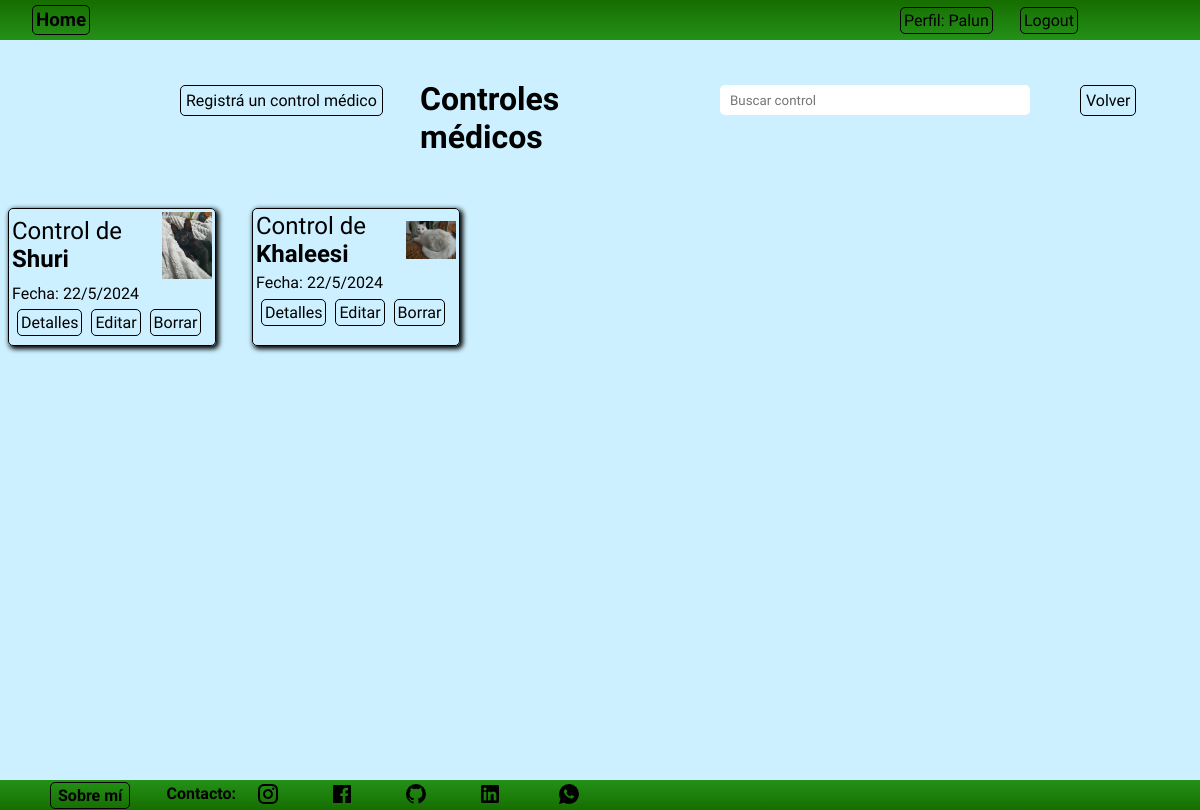
Page /perfil/perfil/control/list (signed in) on the earlier database version.
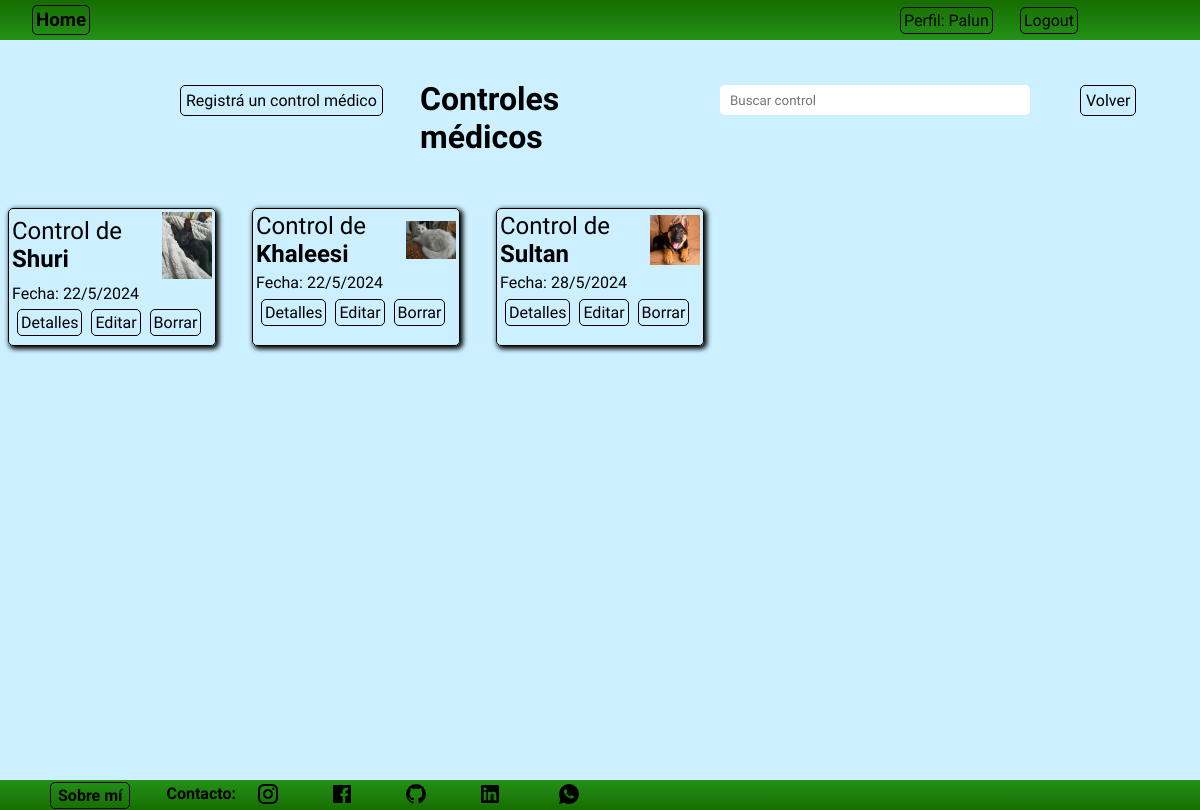
Same page on the later database version.
### perfil/models.py (models this page shows, shortened)
class Control(models.Model):
    nombre = models.ForeignKey(Mascota, on_delete=models.CASCADE)
    peso = models.FloatField(verbose_name='Peso (Kg.)', null=True, blank=True)
    vacunas = models.ManyToManyField(Vacunas)
    castrado = models.BooleanField(default=False)
    otras_intervenciones = models.CharField(max_length=100, null=True,blank=True)
    descripcion = models.TextField(null=True, blank=True, verbose_name=('Descripción'))
    fecha_control = models.DateTimeField(auto_now_add=True)
    user = models.ForeignKey(User, on_delete=models.CASCADE)
    class Meta:
        verbose_name = 'Control'
        verbose_name_plural = 'Controles'

class Mascota(models.Model):
    nombre= models.CharField(max_length=50, verbose_name='Nombre')
    fecha_nacimiento = models.DateField(verbose_name='Fecha de nacimiento')
    sexo = models.CharField(max_length=20, null=True, blank=True, verbose_name='Sexo')
    raza = models.ForeignKey(Raza, on_delete=models.SET_NULL,null=True, blank=True, verbose_name='Raza')
    color_pelo = models.CharField(max_length=100, null=True,blank=True, verbose_name='Color de pelo')
    alimento = models.CharField(max_length=100, null=True,blank=True)
    datos_importantes = models.CharField(max_length=150, null=True,blank=True)
    foto = models.ImageField(upload_to='fotos',null=True, blank=True)
    descripcion = models.TextField(null=True, blank=True, verbose_name=('Descripción'))
    user = models.ForeignKey(User, on_delete=models.CASCADE)
    def __str__(self):
        return self.nombre
    class Meta:
        verbose_name = 'Mascota'
        verbose_name_plural = 'Mascotas'

### perfil/views.py (the view)
# urls.py: path('perfil/control/list', ControlList.as_view(), name='control_list'),
class ControlList(LoginRequiredMixin, ListView):
    model = Control
    context_object_name = 'controles'
    def get_queryset(self):
        queryset = Control.objects.filter(user=self.request.user)
        busqueda = self.request.GET.get("busqueda")
        if busqueda:
            queryset = queryset.filter(
                Q(nombre__nombre__icontains=busqueda) |
                Q(peso__icontains=busqueda) |
                Q(vacunas__nombre__icontains=busqueda)
            ).distinct()
        return queryset

### perfil/templates/perfil/control_list.html (shortened to what this page needs)
{% extends 'core/base.html' %}
{% block content %}
    <nav class="navbar">
        <div class="titulo">
            <h3><a href="{% url 'core:index' %}" class="link">Home</a></h3>
        </div>
        <div class="paginas">
            <ul class="links">
                <a href="{% url 'perfil:index' %}" class="link">Perfil: {{ user.username }}</a>
            </ul>
        </div>
        <div class="login">
                {% if user.is_authenticated %}
                <form action="{% url 'login:logout' %}" method="post">
                    <button type="submit" class="logout">Logout</button>
                </form>
                {% endif %}
        </div>
    </nav>
    <main class="contenedor">
        <h1 class="titulo_core">Controles médicos</h1>
        <div class="busqueda_control">
            <form action="{% url 'perfil:control_list' %}" method="get">
                <input type="text" name="busqueda" placeholder="Buscar control" class="texto_busqueda_control">
            </form>
        </div>
        <div class="contenedor_registrar_mascota">
            <a href="{% url 'perfil:control_create' %}" class="registrar_mascota">Registrá un control médico</a>
        </div>
        <div class="contenedor_control_list">
            {% for object in object_list %}
            <ul class="control_list_completo">
                <div class="control_list">
                    {% if object.nombre.foto %}
                    <img src="{{ object.nombre.foto.url }}" alt="Foto de {{ object.nombre }}" width="50" height="">
                    {% endif %}
                    <p class="nombre_control">Control de <strong>{{object.nombre}}</strong></p>
                    <p class="fecha_control">Fecha: {{ object.fecha_control.day }}/{{ object.fecha_control.month }}/{{ object.fecha_control.year }}</p>
                    <div class="crud_mascota">
                        <a href="{% url 'perfil:control_detail' object.id %}" class="control_detalle">Detalles</a>
                        <a href="{% url 'perfil:control_update' object.id %}" class="control_editar">Editar</a>
                        <a href="{% url 'perfil:control_delete' object.id %}" class="control_borrar">Borrar</a>
                    </div>
                </div>
            </ul>
            {% endfor %}
        </div>
        <div class="volver_mascota_contenedor">
            <a href="{% url 'perfil:index' %}" class="volver_mascota">Volver</a>
        </div>
    </main>
{% endblock content %}

Differences in the rows shown:
added Control: nombre.foto (picture), nombre "Sultan", fecha_control.day "28", fecha_control.month "5", fecha_control.year "2024"
